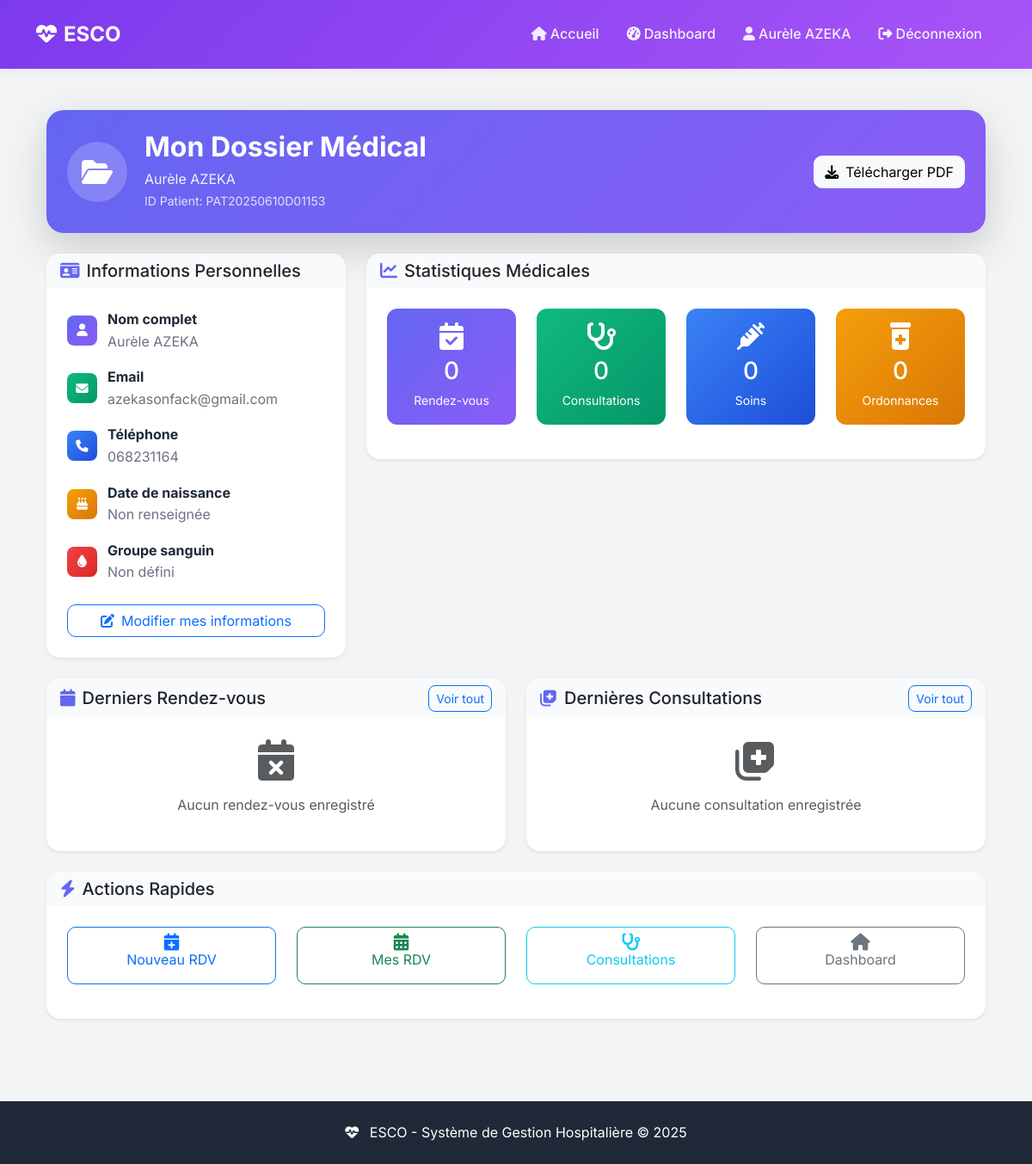
The app's page /mon-dossier-medical/ (signed in), older data.
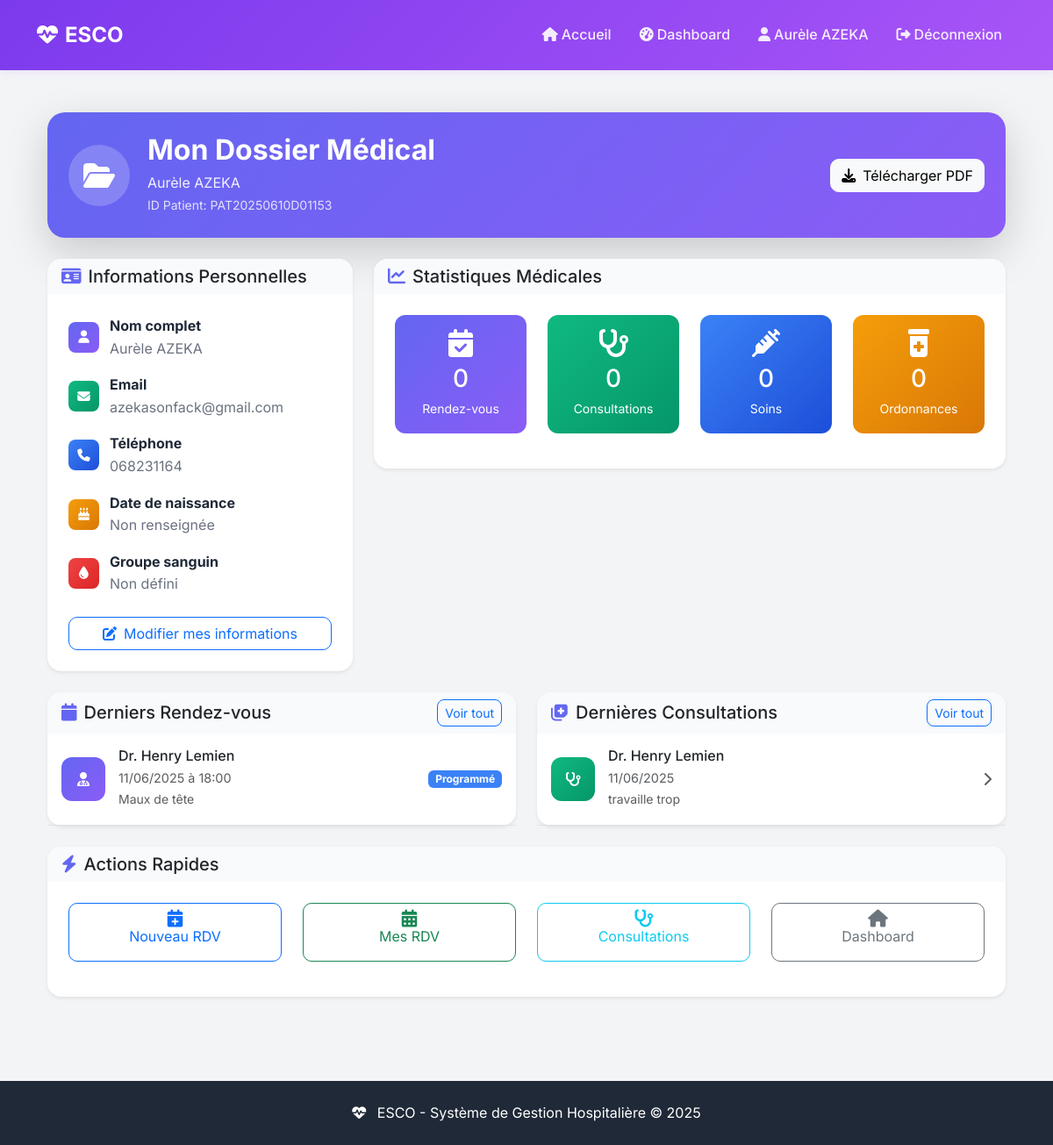
The same page, newer data.
### main/models.py (models this page shows, shortened)
class RendezVous(models.Model):
    STATUS_CHOICES = [
        ('programme', 'Programmé'),
        ('confirme', 'Confirmé'),
        ('en_cours', 'En cours'),
        ('termine', 'Terminé'),
        ('annule', 'Annulé'),
    ]
    patient = models.ForeignKey(CustomUser, on_delete=models.CASCADE, related_name='rdv_patient')
    medecin = models.ForeignKey(CustomUser, on_delete=models.CASCADE, related_name='rdv_medecin')
    date_rdv = models.DateField()
    heure_rdv = models.TimeField()
    motif = models.TextField()
    status = models.CharField(max_length=20, choices=STATUS_CHOICES, default='programme')
    notes = models.TextField(blank=True, null=True)
    created_at = models.DateTimeField(auto_now_add=True)
    updated_at = models.DateTimeField(auto_now=True)
    class Meta:
        verbose_name = "Rendez-vous"
        verbose_name_plural = "Rendez-vous"
        ordering = ['-date_rdv', '-heure_rdv']

class CustomUser(AbstractUser):
    ROLES = [
        ('patient', 'Patient'),
        ('docteur', 'Médecin'),
        ('infirmier', 'Infirmier'),
        ('secretaire', 'Secrétaire'),
        ('administrateur', 'Administrateur'),
    ]
    user_id = models.CharField(max_length=20, unique=True, blank=True, null=True)
    role = models.CharField(max_length=20, choices=ROLES, default='patient')
    telephone = models.CharField(max_length=15, blank=True, null=True)
    adresse = models.TextField(blank=True, null=True)
    date_naissance = models.DateField(blank=True, null=True)
    specialite = models.CharField(max_length=100, blank=True, null=True)
    numero_licence = models.CharField(max_length=50, blank=True, null=True)

class Consultation(models.Model):
    rdv = models.OneToOneField(RendezVous, on_delete=models.CASCADE)
    symptomes = models.TextField(blank=True, null=True)
    diagnostic = models.TextField(blank=True, null=True)
    traitement = models.TextField(blank=True, null=True)
    observations = models.TextField(blank=True, null=True)
    created_at = models.DateTimeField(auto_now_add=True)
    updated_at = models.DateTimeField(auto_now=True)

### main/views.py (the view)
        def _wrapped_view(request, *args, **kwargs):
            if not request.user.is_authenticated:
                return redirect('login')
            if request.user.role not in allowed_roles:
                raise PermissionDenied("Vous n'avez pas les permissions pour accéder à cette page.")
            return view_func(request, *args, **kwargs)

### main/views.py (called while the page is built)
def role_required(allowed_roles):
    def decorator(view_func):
        def _wrapped_view(request, *args, **kwargs):
            if not request.user.is_authenticated:
                return redirect('login')
            if request.user.role not in allowed_roles:
                raise PermissionDenied("Vous n'avez pas les permissions pour accéder à cette page.")
            return view_func(request, *args, **kwargs)
        return _wrapped_view
    return decorator

### main/templates/mon_dossier.html (shortened to what the changed rows need)
{% extends 'base.html' %}
{% load static %}
{% block content %}
<div class="container-fluid py-4">
    <div class="row mb-4">
        <div class="col-12">
            <div class="card border-0 shadow-lg" style="background: linear-gradient(135deg, #6366f1 0%, #8b5cf6 100%); border-radius: 20px;">
                <div class="card-body p-4 text-white">
                    <div class="d-flex align-items-center justify-content-between">
                        <div class="d-flex align-items-center">
                            <div>
                                <h2 style="margin: 0; font-weight: 700;">Mon Dossier Médical</h2>
                            </div>
                        </div>
                    </div>
                </div>
            </div>
        </div>
    </div>
    <div class="row">
        <div class="col-lg-6 mb-4">
            <div class="card border-0 shadow-sm" style="border-radius: 16px;">
                <div class="card-body p-0">
                    {% if rdv_list %}
                        {% for rdv in rdv_list|slice:":5" %}
                        <div class="d-flex align-items-center p-3 border-bottom">
                            <div style="width: 50px; height: 50px; background: linear-gradient(135deg, #6366f1, #8b5cf6); border-radius: 12px; display: flex; align-items: center; justify-content: center; color: white; margin-right: 15px;">
                                <i class="fas fa-user-md"></i>
                            </div>
                            <div class="flex-grow-1">
                                <h6 class="mb-1">Dr. {{ rdv.medecin.get_full_name|default:rdv.medecin.username }}</h6>
                                <p class="mb-0 text-muted" style="font-size: 0.9rem;">
                                    {{ rdv.date_rdv|date:"d/m/Y" }} à {{ rdv.heure_rdv|time:"H:i" }}
                                </p>
                                <small class="text-muted">{{ rdv.motif|truncatewords:8 }}</small>
                            </div>
                            <span class="badge" style="background: {% if rdv.status == 'termine' %}#10b981{% elif rdv.status == 'programme' %}#3b82f6{% else %}#6b7280{% endif %}; color: white;">
                                {{ rdv.get_status_display|default:"Programmé" }}
                            </span>
                        </div>
                        {% endfor %}
                    {% else %}
                        <div class="text-center py-4">
                            <i class="fas fa-calendar-times fa-3x text-muted mb-3"></i>
                            <p class="text-muted">Aucun rendez-vous enregistré</p>
                        </div>
                    {% endif %}
                </div>
            </div>
        </div>
        <div class="col-lg-6 mb-4">
            <div class="card border-0 shadow-sm" style="border-radius: 16px;">
                <div class="card-body p-0">
                    {% if consultations_list %}
                        {% for consultation in consultations_list|slice:":5" %}
                        <div class="d-flex align-items-center p-3 border-bottom">
                            <div style="width: 50px; height: 50px; background: linear-gradient(135deg, #10b981, #059669); border-radius: 12px; display: flex; align-items: center; justify-content: center; color: white; margin-right: 15px;">
                                <i class="fas fa-stethoscope"></i>
                            </div>
                            <div class="flex-grow-1">
                                <h6 class="mb-1">Dr. {{ consultation.rdv.medecin.get_full_name|default:consultation.rdv.medecin.username }}</h6>
                                <p class="mb-0 text-muted" style="font-size: 0.9rem;">
                                    {{ consultation.rdv.date_rdv|date:"d/m/Y" }}
                                </p>
                                <small class="text-muted">{{ consultation.diagnostic|truncatewords:8|default:"Diagnostic non renseigné" }}</small>
                            </div>
                            <i class="fas fa-chevron-right text-muted"></i>
                        </div>
                        {% endfor %}
                    {% else %}
                        <div class="text-center py-4">
                            <i class="fas fa-notes-medical fa-3x text-muted mb-3"></i>
                            <p class="text-muted">Aucune consultation enregistrée</p>
                        </div>
                    {% endif %}
                </div>
            </div>
        </div>
    </div>
</div>
{% endblock %}

Row changes from the older to the newer data that the page shows:
added RendezVous: medecin.get_full_name "Henry Lemien", date_rdv "11/06/2025", heure_rdv "18:00", motif "Maux de tête", status "Programmé"
added Consultation: rdv.medecin.get_full_name "Henry Lemien", rdv.date_rdv "11/06/2025", diagnostic "travaille trop"
Text that changed along with them:
text no longer shown: "Aucun rendez-vous enregistré Aucune consultation enregistrée"
